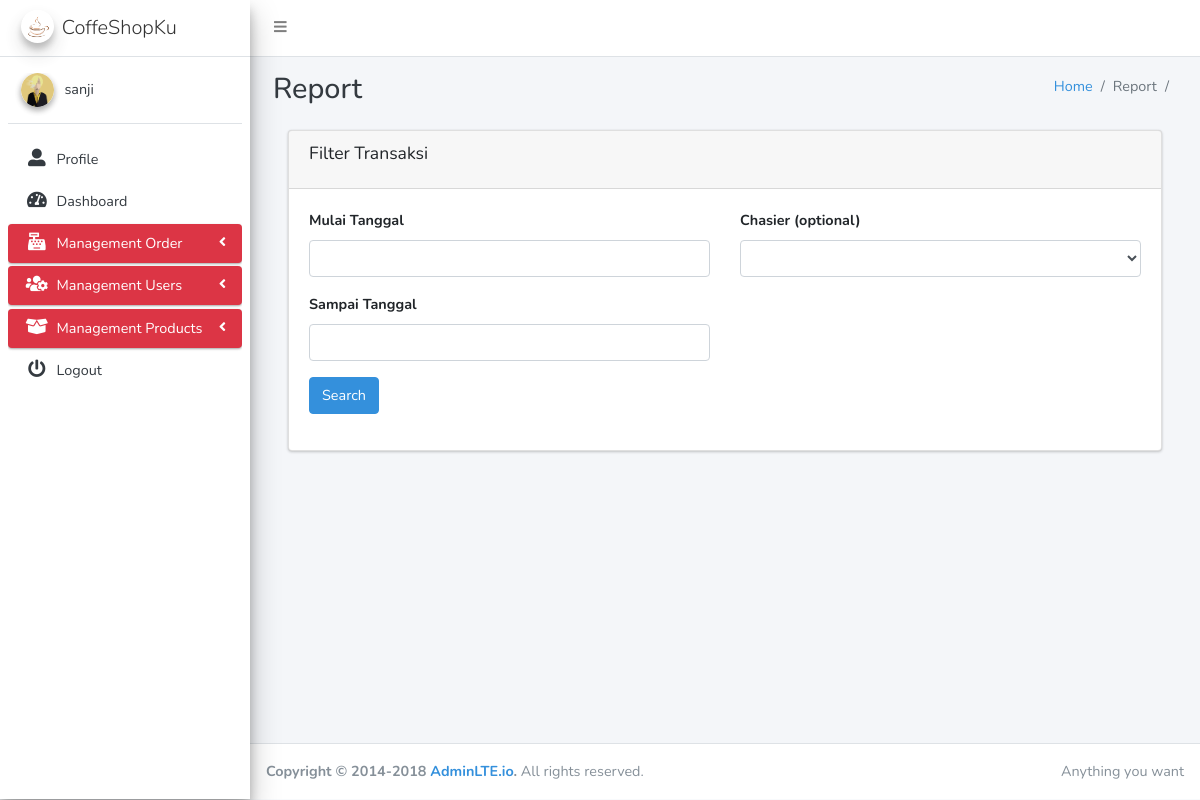
/report/excel (signed in), run on the app's committed database.
### accounts/models.py (models this page shows, shortened)
class User(AbstractBaseUser, PermissionsMixin):
    email = models.EmailField(_('email'), unique=True)
    username = models.CharField(_('username'), max_length=45, unique=True)
    first_name = models.CharField(_('first name'), max_length=30, blank=True)
    last_name = models.CharField(_('last name'), max_length=30, blank=True)
    date_joined = models.DateTimeField(_('date joined'), auto_now_add=True)
    is_active = models.BooleanField(_('active'), default=True)
    avatar = models.ImageField(upload_to=path_and_rename, null=True, blank=True)
    objects = UserManager()
    EMAIL_FIELD    = 'email'
    USERNAME_FIELD = 'username'
    REQUIRED_FIELDS = []
    class Meta:
        verbose_name = _('user')
        verbose_name_plural = _('users')
    def __str__(self):
        return self.username

### myproject/views.py (the view, shortened to what this page needs)
# urls.py: path('report/excel',login_required(views.ReportExcel.as_view(template_name='report/report_xls.html')), name="report_excel"),
class ReportExcel(FormView):
    form_class = OrdersForm
    def get(self, request, *args, **kwargs):
        User = get_user_model()
        kwargs['cashier'] = User.objects.all().filter(groups__name='Cashier')
        return self.render_to_response(self.get_context_data(**kwargs))
    def get_context_data(self, **kwargs):
        kwargs['heading_title']     = "Report"
        kwargs['breadcrumb']        = {'content':'Report','class':'active'}
        context = super().get_context_data(**kwargs)
        return context

### customers/forms.py (shortened to what this page needs)
class OrdersForm(forms.ModelForm):
    class Meta:
        model   = Orders
        fields  =  '__all__'

### accounts/auth.py (called while the page is built)
    def get_user(self, user_id):
        UserModel = get_user_model()
        try:
            return UserModel._default_manager.get(pk=user_id)
        except UserModel.DoesNotExist:
            return None

### templates/report/report_xls.html (shortened to what this page needs)
{% extends "layouts/base.html" %}
{% block content %}
<section class="content" id="dw">
    <div class="container-fluid">
        <div class="row">
            <div class="col-md-12">
                <div class="card">
                    <div class="card-header with-border">
                        <h3 class="card-title">Filter Transaksi</h3>
                    </div>
                    <div class="card-body">
                        <form method="POST">
                            <div class="row">
                                <div class="col-md-6">
                                    <div class="form-group">
                                        <label for="">Mulai Tanggal</label>
                                        <input type="text" name="start_date" class="form-control " id="start_date"
                                            value="">
                                    </div>
                                    <div class="form-group">
                                        <label for="">Sampai Tanggal</label>
                                        <input type="text" name="end_date" class="form-control " id="end_date" value="">
                                    </div>
                                </div>
                                <div class="col-md-6">
                                    <div class="form-group">
                                        <label for="">Chasier (optional)</label>
                                        <select class="form-control select2" style="width: 100%;" name="cashier"  id="cashier">
                                            <option value="none" selected></option>
                                        </select>
                                    </div>
                                </div>
                            </div>
                            <div class="form-group">
                                <button type="submit" class="btn btn-primary btn-md">Search</button>
                            </div>
                        </div>
                </div>
            </div>
        </div>
    </div>
</section>
{% endblock content %}

### templates/layouts/base.html (shortened to what this page needs)
{% load static %}
{% load active_link_tags %}
<!DOCTYPE html>
<html lang="en">
<head>
    <link rel="stylesheet" href="{% static "sass/app.css" %}">
</head>
<body class="hold-transition sidebar-mini">
    <div class="wrapper" id="app">
        <nav class="main-header navbar navbar-expand bg-white navbar-light border-bottom">
            <ul class="navbar-nav">
                <li class="nav-item">
                    <a class="nav-link" data-widget="pushmenu" href="#"><i class="fa fa-bars"></i></a>
                </li>
            </ul>
        </nav>
        <aside class="main-sidebar sidebar-light-danger elevation-4">
            <a href="index3.html" class="brand-link">
                <img src="{% static "img/logo.png" %}" alt="CoffeShopKu" class="brand-image img-circle elevation-3"
                    style="opacity: .8">
                <span class="brand-text font-weight-light">CoffeShopKu</span>
            </a>
            <div class="sidebar">
                <div class="user-panel mt-3 pb-3 mb-3 d-flex">
                    <div class="image">
                        <img src="{% get_media_prefix %}{{request.user.avatar}}" class="img-circle elevation-2"
                            alt="User Image">
                    </div>
                    <div class="info">
                        <a href="#" class="d-block">{{ request.user }}</a>
                    </div>
                </div>
                <nav class="mt-2">
                    <ul class="nav nav-pills nav-sidebar flex-column" data-widget="treeview" role="menu"
                        data-accordion="false">
                        <li class="nav-item">
                            <a href="{% url 'profile_url' request.user.id %}"
                                class="{% active_link 'profile_url' 'active-link' pk=request.path|last %} nav-link">
                                <i class="nav-icon fas fa-user-alt"></i>
                                <p>
                                    Profile
                                </p>
                            </a>
                        </li>
                        <li class="nav-item">
                            <a href="{% url 'dashboard' %}"
                                class="{% active_link 'dashboard' 'active-link' %} nav-link">
                                <i class="nav-icon fas fa-tachometer-alt"></i>
                                <p>
                                    Dashboard
                                </p>
                            </a>
                        </li>
                        <li
                            class="nav-item has-treeview {% active_link 'order_list_products' 'menu-open' strict=True %}">
                            <a href="#" class="nav-link active">
                                <i class="nav-icon fas fa-cash-register"></i>
                                <p>
                                    Management Order
                                    <i class="right fas fa-angle-left"></i>
                                </p>
                            </a>
                        </li>
                        {% if perms.accounts.view_user %}
                        <li class="nav-item has-treeview {% active_link 'permissions_groups' 'menu-open' %}{% active_link 'groups_list' 'menu-open' %}{% active_link 'users_list || add_user'  'menu-open' %}{% active_link 'update_user' 'menu-open' pk=request.path|last %}">
                            <a href="#" class="nav-link active">
                                <i class="nav-icon fas fa-users-cog"></i>
                                <p>
                                    Management Users
                                    <i class="right fas fa-angle-left"></i>
                                </p>
                            </a>
                        </li>
                        {% endif %}
                        {% if perms.products.view_products %}
                        <li class="nav-item has-treeview {% active_link 'list_categories' 'menu-open' strict=True %}{% active_link 'list_products' 'menu-open' strict=True  %} ">
                            <a href="#" class="nav-link active">
                                <i class="nav-icon fas fa-box-open"></i>
                                <p>
                                    Management Products
                                    <i class="right fas fa-angle-left"></i>
                                </p>
                            </a>
                        </li>
                        {% endif %}
                        <li class="nav-item">
                            <a href="{% url 'logout_url' %}" class="nav-link">
                                <i class="nav-icon fas fa-power-off"></i>
                                <p>
                                    Logout
                                </p>
                            </a>
                        </li>
                    </ul>
                </nav>
            </div>
        </aside>
        <div class="content-wrapper">
            <div class="content-header">
                <div class="container-fluid">
                    <div class="row mb-2">
                        <div class="col-sm-6">
                            <h1 class="m-0 text-dark">{{heading_title}}</h1>
                        </div>
                        <div class="col-sm-6">
                            <ol class="breadcrumb float-sm-right">
                                <li class="breadcrumb-item"><a href="#">Home</a></li>
                                <li class="breadcrumb-item {{breadcrumb.class}}">{% if breadcrumb2  %}<a
                                        href="{% url breadcrumb.url %}">{{breadcrumb.content}}</a></li>
                                {% else %}{{breadcrumb.content}}</li>{% endif %}
                                <li class="breadcrumb-item {{breadcrumb2.class}}">{{breadcrumb2.content}}</li>
                            </ol>
                        </div>
                    </div>
                </div>
            </div>
            <div class="content">
                <div class="container-fluid">
                    {% block content %}
                    {% endblock content %}
                </div>
            </div>
        </div>
        <footer class="main-footer">
            <div class="float-right d-none d-sm-inline">
                Anything you want
            </div>
            <strong>Copyright &copy; 2014-2018 <a href="https://adminlte.io">AdminLTE.io</a>.</strong> All rights
            reserved.
        </footer>
    </div>
</body>
</html>

### data on the page
User: user.avatar (picture), user "sanji"

### other printed values
{{ heading_title }} "Report"
{{ breadcrumb.content }} "Report"
